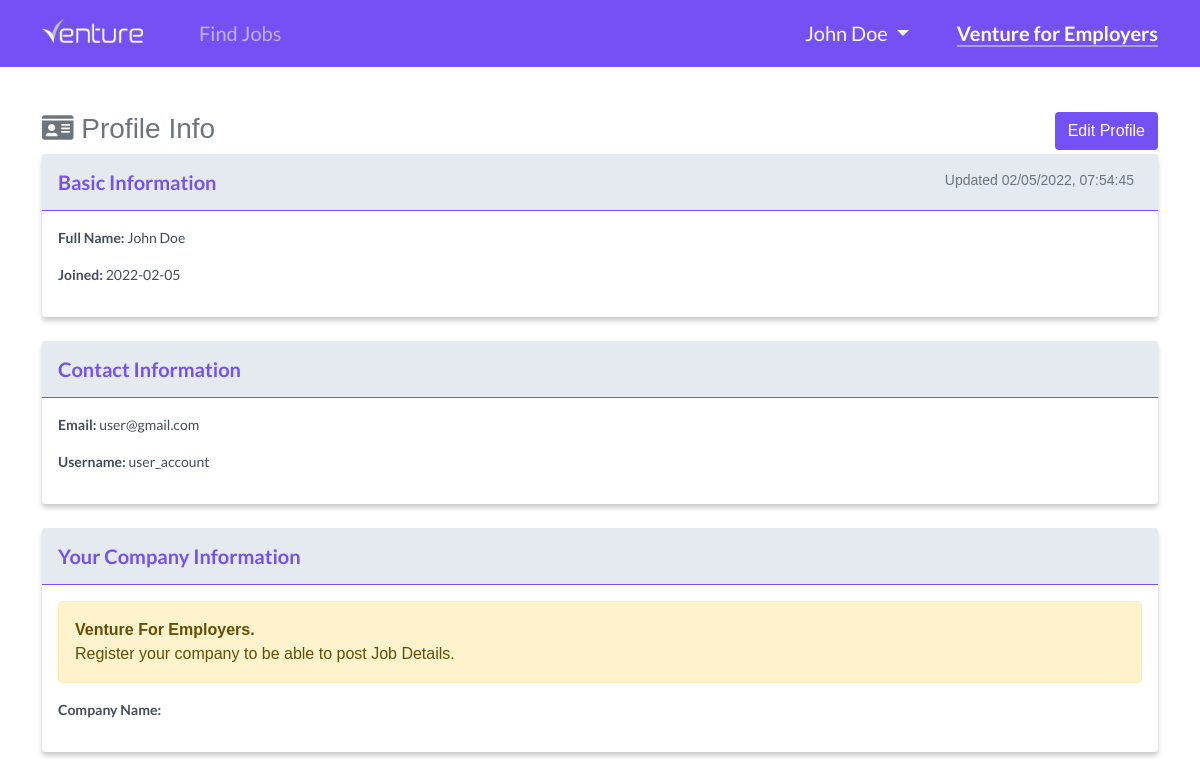
The app's page /user/profile (signed in), older data.
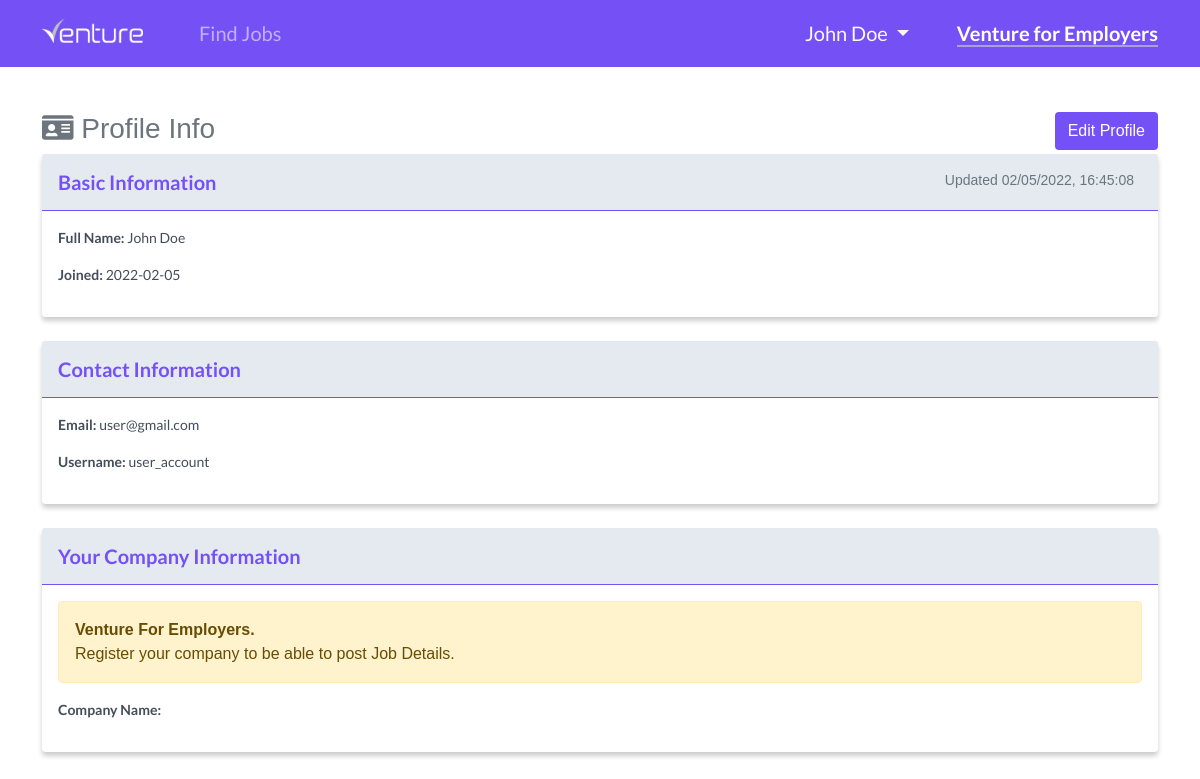
The same page, newer data.
### website/models.py (models this page shows)
class User(db.Model, UserMixin):
    id = db.Column(db.Integer, primary_key=True)
    email = db.Column(db.String(150), unique=True)
    username = db.Column(db.String(150), unique=True)
    firstname = db.Column(db.String(150))
    lastname = db.Column(db.String(150))
    company = db.Column(db.String(150))
    password = db.Column(db.String(150))
    usertype = db.Column(db.String(10))
    date_created = db.Column(db.DateTime, default=datetime.now())
    date_updated = db.Column(db.DateTime(
        timezone=True), onupdate=datetime.now())
    posts = db.relationship('Post', backref='user', passive_deletes="True")
    likes = db.relationship('Like', backref='user', passive_deletes="True")

### website/views.py (the view)
@views.route("/user/profile")
@login_required
def user_profile_view():
    users = User.query.all()
    return render_template("user/profile/view_profile.html", user=current_user,  users=users)

### website/__init__.py (called while the page is built)
def create_app():
    app = Flask(__name__)
    app.config['SECRET_KEY'] = "helloworld"
    app.config['SQLALCHEMY_DATABASE_URI'] = f'sqlite:///{DB_NAME}'
    app.config['SQLALCHEMY_TRACK_MODIFICATIONS'] = True
    db.init_app(app)
    from .views import views
    from .auth import auth
    app.register_blueprint(views, url_prefix="/")
    app.register_blueprint(auth, url_prefix="/")
    from .models import User, Post
    create_database(app)
    login_manager = LoginManager()
    login_manager.login_view = "auth.login"
    login_manager.init_app(app)
    @login_manager.user_loader
    def load_user(id):
        return User.query.get(int(id))
    return app

### website/templates/user/profile/view_profile.html (shortened to what this page needs)
{% extends "user/base.html" %}
{% set active_page = "view_profile" %}
{% block content %}
<br><br><br><br>
<div class="container">
    <h3 class="mt-3 mb-2 text-muted w-100"><i class="fas fa-id-card"></i> Profile Info
        <a id="venture_button" href="/user/profile/edit" class="btn float-end text-white">Edit Profile</a>
    </h3>
    <div class="card mb-4" id="post_container">
        <div class="card-header py-3" id="post_card_header">
            <h6 class="m-0 fw-bold float-start" id="job_title">Basic Information</h6>
            <small class="text-muted me-2 float-end">
                {% if user.date_updated == None %}
                Last Updated {{ user.date_created.strftime("%m/%d/%Y, %H:%M:%S") }}
                {% else %}
                Updated {{ user.date_updated.strftime("%m/%d/%Y, %H:%M:%S") }}
                {% endif %}
            </small>
        </div>
        <div class="card-body">
            <p class="post_card_header_text"><strong>Full Name:</strong> {{ user.firstname }} {{ user.lastname }}</p>
            <p class="post_card_header_text"><strong>Joined:</strong> {{ user.date_created.strftime('%Y-%m-%d') }}</p>
        </div>
    </div>
    <div class="card mb-4" id="post_container">
        <div class="card-header py-3" id="post_card_header">
            <h6 class="m-0 fw-bold" id="job_title">Contact Information</h6>
        </div>
        <div class="card-body">
            <p class="post_card_header_text"><strong>Email:</strong> {{ user.email }}</p>
            <p class="post_card_header_text"><strong>Username:</strong> {{ user.username }}</p>
        </div>
    </div>
    <div class="card mb-4" id="post_container">
        <div class="card-header py-3" id="post_card_header">
            <h6 class="m-0 fw-bold" id="job_title">Your Company Information</h6>
        </div>
        <div class="card-body">
            <div class="alert alert-warning">
                <strong>Venture For Employers.</strong><br>
                Register your company to be able to post Job Details.
            </div>
            <p class="post_card_header_text"><strong>Company Name:</strong> {{ user.company }}</p>
        </div>
    </div>
</div>
{% endblock %}

### website/templates/user/base.html (shortened to what the changed rows need)
<!DOCTYPE html>
<html lang="en">
<head>
    <link href="https://cdn.jsdelivr.net/npm/bootstrap@5.1.3/dist/css/bootstrap.min.css" rel="stylesheet">
    <link rel="stylesheet" href="https://use.fontawesome.com/releases/v5.15.4/css/all.css">
    <link rel="stylesheet" href="https://cdnjs.cloudflare.com/ajax/libs/trix/1.3.1/trix.css">
    <link rel="stylesheet" href="{{ url_for('static',filename='user/css/style.css') }}">
    <link rel="stylesheet" href="{{ url_for('static',filename='user/css/salary.scss') }}">
    <link rel="stylesheet" href="{{ url_for('static',filename='user/css/slider.css') }}">
    <link rel="stylesheet" href="{{ url_for('static',filename='user/css/fixed.css') }}">
</head>
<body>
    {% if current_user.company %}
    <nav class="navbar navbar-expand-lg navbar-dark fixed-top" id="navbar_employer">
        <div class="container">
            <a class="navbar-brand" href="/home">
                <img id="navbar_logo" src="{{ url_for('static',filename='user/img/venture-employers.ico') }}" width="101px" alt="">
            </a>
            <button class="navbar-toggler" type="button" data-bs-toggle="collapse"
                data-bs-target="#navbarSupportedContent" aria-controls="navbarSupportedContent" aria-expanded="false"
                aria-label="Toggle navigation">
                <span class="navbar-toggler-icon"></span>
            </button>
            <div class="collapse navbar-collapse" id="navbarSupportedContent">
                <ul class="navbar-nav me-auto mb-2 mb-lg-0">
                    <li class="nav-item">
                        <a href="/home" class="nav-item nav-link mx-3">
                            <span class="{{ 'active_border_bottom2 text-white' if active_page == 'view_post' else '' }}">
                                Find Jobs
                            </span>
                        </a>
                    </li>
                    <li class="nav-item">
                        <a class="nav-item nav-link mx-3" href="/create-post">
                            <span class="{{ 'active_border_bottom2 text-white' if active_page == 'add_post' else '' }}">
                                Post Job
                            </span>
                        </a>
                    </li>
                </ul>
                <li class="d-flex nav-item dropdown">
                    <a class="nav-link text-light dropdown-toggle ps-0 ms-3" href="#" id="navbarDropdown" role="button"
                        data-bs-toggle="dropdown" aria-expanded="false">
                        <span class="{{ 'active_border_bottom2' if active_page == 'edit_password' or active_page == 'edit_profile' or active_page == 'view_profile' else '' }}">
                            {{ current_user.company }}
                        </span>
                    </a>
                    <ul class="dropdown-menu" aria-labelledby="dropdownMenuButton1">
                        <li>
                            <a class="dropdown-item" href="/user/profile">
                                <i class="fas fa-user fa-sm fa-fw mr-2 text-secondary"></i>
                                <span
                                    class="{{ 'venture_active_link' if active_page == 'view_profile' or active_page == 'edit_profile' else 'text-secondary' }}">
                                    Profile
                                </span>
                            </a>
                        </li>
                        <li>
                            <a class="dropdown-item" href="/user/change-password">
                                <i class="fas fa-cog fa-sm fa-fw mr-2 text-secondary"></i>
                                <span class=" {{ 'venture_active_link' if active_page == 'edit_password' else 'text-secondary' }}">
                                    Change Password
                                </span>
                            </a>
                        </li>
                        <li>
                            <a class="dropdown-item" href="/logout">
                                <i class="fas fa-sign-out-alt fa-sm fa-fw mr-2 text-secondary"></i>
                                <span class="text-secondary">
                                    Logout
                                </span>
                            </a>
                        </li>
                    </ul>
                </li>
            </div>
        </div>
    </nav>
    {% else %}
    <nav class="navbar navbar-expand-lg navbar-dark fixed-top" id="navbar_employee">
        <div class="container">
            <a class="navbar-brand" href="/home">
                <img id="navbar_logo" src="{{ url_for('static',filename='user/img/venture-white.ico') }}" width="101px" alt="">
            </a>
            <div class="collapse navbar-collapse" id="navbarSupportedContent">
                <ul class="navbar-nav me-auto mb-2 mb-lg-0">
                    <li class="nav-item">
                        <a href="/home" class="nav-item nav-link mx-3">
                            <span class="{{ 'text-white active_border_bottom' if active_page == 'view_post' else '' }}">
                                Find Jobs
                            </span>
                        </a>
                    </li>
                </ul>
                <li class="d-flex nav-item dropdown">
                    <a class="nav-link dropdown-toggle ps-0 text-light mx-3" href="#" id="navbarDropdown" role="button"
                        data-bs-toggle="dropdown" aria-expanded="false">
                        <span class=" {{ 'active_border_bottom' if active_page == 'edit_password' or active_page == 'edit_profile' else '' }}">
                            {{ current_user.firstname }}
                            {{ current_user.lastname }}
                        </span>
                    </a>
                </li>
                <li class="d-flex nav-item">
                    <a class="nav-link px-0 ms-3" href="/user/profile">
                        <span class="fw-bold {{ 'text-white active_border_bottom' if active_page == 'view_profile' else '' }}">
                            Venture for Employers
                        </span>
                    </a>
                </li>
            </div>
        </div>
    </nav>
    {% endif %}
        {% block content %}{% endblock %}
</body>
</html>

Row changes from the older to the newer data that the page shows:
changed User "John": date_updated "02/05/2022, 07:54:45" → "02/05/2022, 16:45:08"
